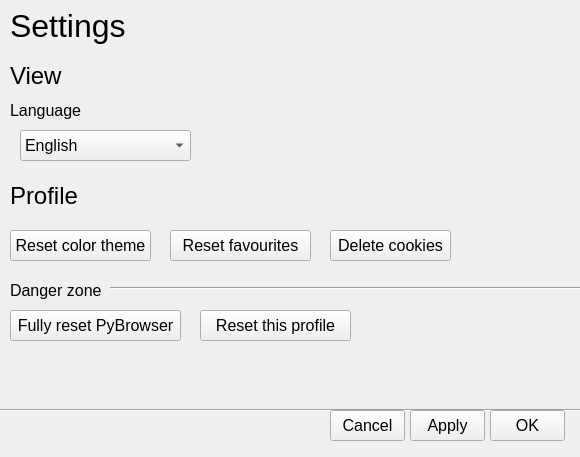
<?xml version="1.0" encoding="UTF-8"?>
<ui version="4.0">
 <class>Settings</class>
 <widget class="QMainWindow" name="Settings">
  <property name="geometry">
   <rect>
    <x>0</x>
    <y>0</y>
    <width>580</width>
    <height>457</height>
   </rect>
  </property>
  <property name="font">
   <font>
    <pointsize>12</pointsize>
   </font>
  </property>
  <property name="windowTitle">
   <string>Settings</string>
  </property>
  <widget class="QWidget" name="centralwidget">
   <widget class="QLabel" name="label">
    <property name="geometry">
     <rect>
      <x>10</x>
      <y>0</y>
      <width>131</width>
      <height>51</height>
     </rect>
    </property>
    <property name="font">
     <font>
      <pointsize>24</pointsize>
     </font>
    </property>
    <property name="text">
     <string>Settings</string>
    </property>
   </widget>
   <widget class="QComboBox" name="comboBox">
    <property name="geometry">
     <rect>
      <x>20</x>
      <y>130</y>
      <width>171</width>
      <height>31</height>
     </rect>
    </property>
    <property name="font">
     <font>
      <pointsize>12</pointsize>
     </font>
    </property>
    <item>
     <property name="text">
      <string>English</string>
     </property>
    </item>
    <item>
     <property name="text">
      <string>Français</string>
     </property>
    </item>
   </widget>
   <widget class="QLabel" name="label_2">
    <property name="geometry">
     <rect>
      <x>10</x>
      <y>60</y>
      <width>151</width>
      <height>31</height>
     </rect>
    </property>
    <property name="font">
     <font>
      <pointsize>18</pointsize>
     </font>
    </property>
    <property name="text">
     <string>View</string>
    </property>
   </widget>
   <widget class="QPushButton" name="pushButton">
    <property name="geometry">
     <rect>
      <x>10</x>
      <y>230</y>
      <width>141</width>
      <height>31</height>
     </rect>
    </property>
    <property name="text">
     <string>Reset color theme</string>
    </property>
   </widget>
   <widget class="QPushButton" name="pushButton_2">
    <property name="geometry">
     <rect>
      <x>170</x>
      <y>230</y>
      <width>141</width>
      <height>31</height>
     </rect>
    </property>
    <property name="text">
     <string>Reset favourites</string>
    </property>
   </widget>
   <widget class="QPushButton" name="pushButton_3">
    <property name="geometry">
     <rect>
      <x>330</x>
      <y>230</y>
      <width>121</width>
      <height>31</height>
     </rect>
    </property>
    <property name="text">
     <string>Delete cookies</string>
    </property>
   </widget>
   <widget class="QPushButton" name="pushButton_4">
    <property name="geometry">
     <rect>
      <x>10</x>
      <y>310</y>
      <width>171</width>
      <height>31</height>
     </rect>
    </property>
    <property name="text">
     <string>Fully reset PyBrowser</string>
    </property>
   </widget>
   <widget class="QLabel" name="label_3">
    <property name="geometry">
     <rect>
      <x>10</x>
      <y>280</y>
      <width>191</width>
      <height>21</height>
     </rect>
    </property>
    <property name="acceptDrops">
     <bool>false</bool>
    </property>
    <property name="text">
     <string>Danger zone</string>
    </property>
   </widget>
   <widget class="Line" name="line">
    <property name="geometry">
     <rect>
      <x>110</x>
      <y>280</y>
      <width>471</width>
      <height>16</height>
     </rect>
    </property>
    <property name="orientation">
     <enum>Qt::Horizontal</enum>
    </property>
   </widget>
   <widget class="QPushButton" name="pushButton_5">
    <property name="geometry">
     <rect>
      <x>200</x>
      <y>310</y>
      <width>151</width>
      <height>31</height>
     </rect>
    </property>
    <property name="text">
     <string>Reset this profile</string>
    </property>
   </widget>
   <widget class="Line" name="line_2">
    <property name="geometry">
     <rect>
      <x>-3</x>
      <y>400</y>
      <width>591</width>
      <height>20</height>
     </rect>
    </property>
    <property name="orientation">
     <enum>Qt::Horizontal</enum>
    </property>
   </widget>
   <widget class="QPushButton" name="pushButton_6">
    <property name="geometry">
     <rect>
      <x>490</x>
      <y>410</y>
      <width>75</width>
      <height>31</height>
     </rect>
    </property>
    <property name="text">
     <string>OK</string>
    </property>
   </widget>
   <widget class="QPushButton" name="pushButton_7">
    <property name="geometry">
     <rect>
      <x>330</x>
      <y>410</y>
      <width>75</width>
      <height>31</height>
     </rect>
    </property>
    <property name="text">
     <string>Cancel</string>
    </property>
   </widget>
   <widget class="QPushButton" name="pushButton_8">
    <property name="geometry">
     <rect>
      <x>410</x>
      <y>410</y>
      <width>75</width>
      <height>31</height>
     </rect>
    </property>
    <property name="text">
     <string>Apply</string>
    </property>
   </widget>
   <widget class="QLabel" name="label_4">
    <property name="geometry">
     <rect>
      <x>10</x>
      <y>100</y>
      <width>101</width>
      <height>21</height>
     </rect>
    </property>
    <property name="text">
     <string>Language</string>
    </property>
   </widget>
   <widget class="QLabel" name="label_5">
    <property name="geometry">
     <rect>
      <x>10</x>
      <y>180</y>
      <width>81</width>
      <height>31</height>
     </rect>
    </property>
    <property name="font">
     <font>
      <pointsize>18</pointsize>
     </font>
    </property>
    <property name="text">
     <string>Profile</string>
    </property>
   </widget>
  </widget>
 </widget>
 <resources/>
 <connections/>
</ui>
